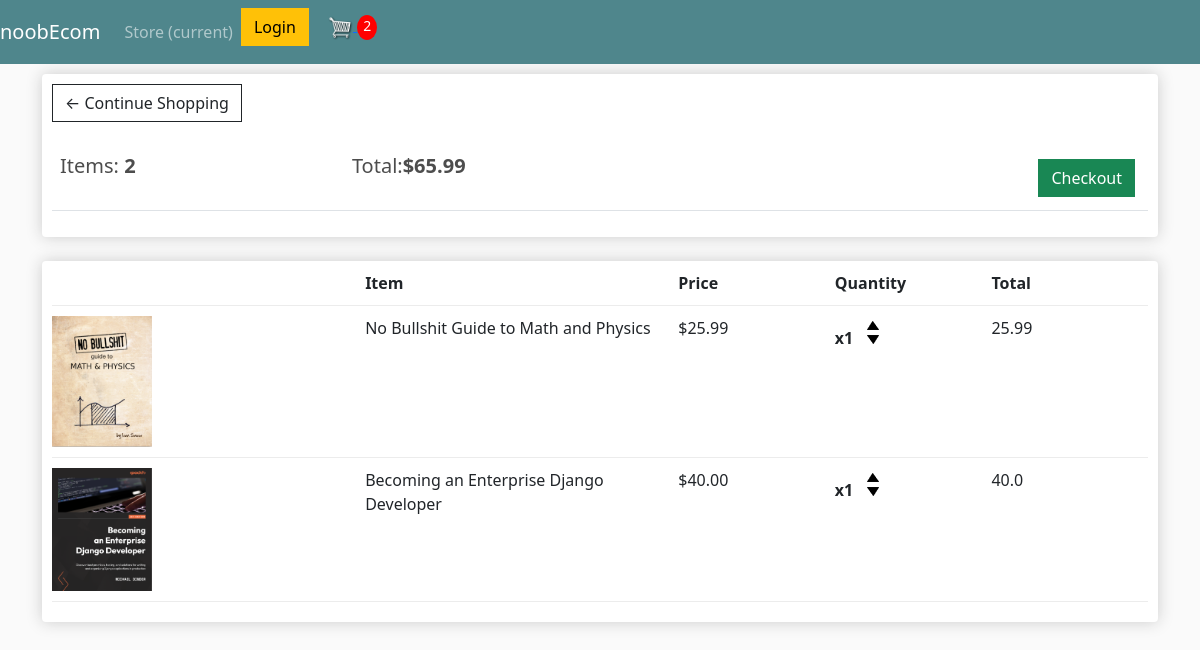
The app's page /cart/ (signed in), older data.
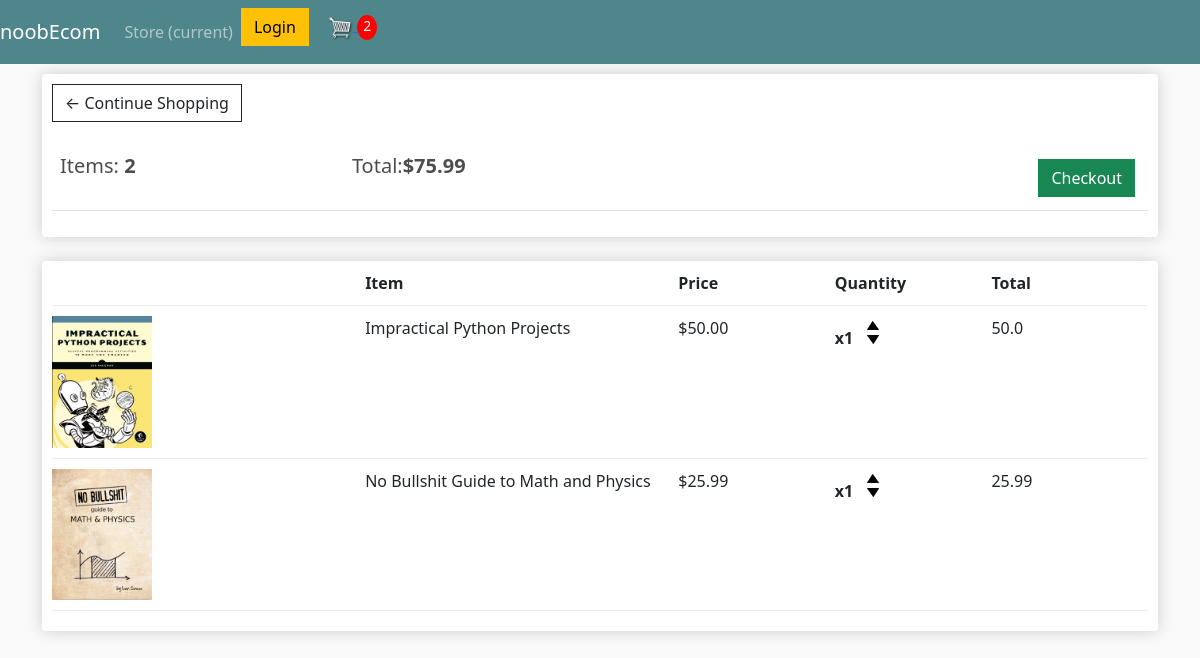
The same page, newer data.
### store/models.py (models this page shows, shortened)
class Order(models.Model):
    customer = models.ForeignKey(Customer, on_delete=models.SET_NULL, null=True, blank=True)
    date_ordered = models.DateTimeField(auto_now_add=True)
    complete = models.BooleanField(default=False)
    transaction_id = models.CharField(max_length=100, null=True)
    @property
    def get_cart_total(self):
        orderitems = self.orderitem_set.all()
        total = sum([item.get_total for item in orderitems])
        return total
    @property
    def get_cart_items(self):
        orderitems = self.orderitem_set.all()
        total = sum([item.quantity for item in orderitems])
        return total

class OrderItem(models.Model):
    product = models.ForeignKey(Product, on_delete=models.SET_NULL, null=True)
    order = models.ForeignKey(Order, on_delete=models.SET_NULL, null=True)
    quantity = models.IntegerField(default=0, null=True, blank=True)
    date_added = models.DateTimeField(auto_now_add=True)
    @property
    def get_total(self):
        total = self.product.price * self.quantity
        return total

class Product(models.Model):
    name = models.CharField(max_length=200)
    price = models.FloatField()
    digital = models.BooleanField(default=False, null=True, blank=True)
    image = models.ImageField(null=True, blank=True)
    @property
    def imageURL(self):
        try:
            url = self.image.url
        except Exception:
            url = ''
        return url

### store/views.py (the view)
# urls.py: path('cart/', views.cart, name='cart'),
def cart(request):
    if request.user.is_authenticated:
        customer = request.user.customer
        order, created = Order.objects.get_or_create(customer=customer, complete=False)
        items = order.orderitem_set.all()
        cartItems = order.get_cart_items
        print('authenticated', items)
    else:
        print('not authenticated')
        items = []
        order = {'get_cart_total':0, 'get_cart_items':0, 'shipping':False}
        cartItems = order['get_cart_items']
    context = {'items':items, 'order':order, 'cartItems':cartItems}
    return render(request, 'store/cart.html', context)

### store/templates/store/cart.html
{% extends 'store/main.html' %}
{% load static %}
{% block content %}
    <div class="row">
        <div class="col-lg-12">
            <div class="box-element">
                <a class="btn btn-outline-dark" href="{% url 'store' %}">&#x2190; Continue Shopping</a>
                <br>
                <br>
                <table class="table">
					<tr>
						<th><h5>Items: <strong>{{order.get_cart_items}}</strong></h5></th>
						<th><h5>Total:<strong>${{order.get_cart_total}}</strong></h5></th>
						<th>
							<a  style="float:right; margin:5px;" class="btn btn-success" href="{% url 'checkout' %}">Checkout</a>
						</th>
					</tr>
				</table>
            </div>
            <br>
            <div class="box-element">
                <div class="cart-row">
                    <div style="flex:2"></div>
					<div style="flex:2"><strong>Item</strong></div>
					<div style="flex:1"><strong>Price</strong></div>
					<div style="flex:1"><strong>Quantity</strong></div>
					<div style="flex:1"><strong>Total</strong></div>
                </div>
				{% for item in items %}
                <div class="cart-row">
					<div style="flex:2"><img class="row-image" src="{{item.product.imageURL}}"></div>
					<div style="flex:2"><p>{{item.product.name}}</p></div>
					<div style="flex:1"><p>${{item.product.price|floatformat:2}}</p></div>
					<div style="flex:1">
						<p class="quantity">x{{item.quantity}}</p>
						<div class="quantity">
							<img data-product="{{item.product.id}}" data-action="add" class="chg-quantity update-cart" src="{% static  'images/arrow-up.png' %}">
							<img data-product="{{item.product.id}}" data-action="remove" class="chg-quantity update-cart" src="{% static  'images/arrow-down.png' %}">
						</div>
					</div>
					<div style="flex:1">{{item.get_total}}</div>
				</div>
				{% endfor %}
            </div>
        </div>
    </div>
{% endblock content %}

### store/templates/store/main.html (shortened to what this page needs)
<!DOCTYPE html>
{% load static %}
<html>
<head>
    <link href="https://cdn.jsdelivr.net/npm/bootstrap@5.3.0-alpha1/dist/css/bootstrap.min.css" rel="stylesheet">
    <link rel="stylesheet" type="text/css" href="{% static 'css/main.css' %}">
</head>
<body>
    <nav class="navbar navbar-expand-lg navbar-dark bg-dark">
        <a class="navbar-brand" href="{% url 'store' %}">noobEcom</a>
        <div class="collapse navbar-collapse" id="navbarSupportedContent">
          <ul class="navbar-nav mr-auto">
            <li class="nav-item active">
              <a class="nav-link" href="{% url 'store' %}">Store <span class="sr-only">(current)</span></a>
            </li>
          </ul>
          <div class="form-inline my-2 my-lg-0">
            <a href="#" class="btn btn-warning">Login</a>
            <a href="{% url 'cart' %}">
                <img id="cart-icon" src="{% static 'images/cart.png' %}">
            </a>
            <p id="cart-total">{{cartItems}}</p>
          </div>
        </div>
      </nav>
        <div class="container">
            {% block content %}
            {% endblock content %}
        </div>
</body>
</html>

### static/css/main.css (style rules this page uses)
body { background-color: hsl(0, 0%, 98%); }
h1,h2,h3,h4,h5,h6 { color:hsl(0, 0%, 30%); }
.box-element { box-shadow:hsl(0, 0%, 80%) 0 0 16px; background-color: #fff; border-radius: 4px; padding: 10px; }
.bg-dark { background-color: #4f868c!important; }
#cart-icon { width:25px; display: inline-block; margin-left: 15px; }
#cart-total { display: inline-block; text-align: center; color:#fff; background-color: red; width: 20px; height: 25px; border-radius: 50%; font-size: 14px; }
.col-lg-4, .col-lg-6, .col-lg-8, .col-lg-12 { margin-top: 10px; }
.btn { border-radius: 0; }
.row-image { width: 100px; }
.cart-row { display: flex; align-items: flex-stretch; padding-bottom: 10px; margin-bottom: 10px; border-bottom: 1px solid #ececec; }
.quantity { display: inline-block; font-weight: 700; padding-right:10px; }
.chg-quantity { width: 12px; cursor: pointer; display: block; margin-top: 5px; transition:.1s; }

Row changes from the older to the newer data that the page shows:
removed OrderItem: product.imageURL (picture), product.name "Becoming an Enterprise Django Developer", product.price "40.00", quantity "1", get_total "40.0"
computed for Order: get_cart_total "65.99" → "75.99"
added OrderItem: product.imageURL (picture), product.name "Impractical Python Projects", product.price "50.00", quantity "1", get_total "50.0"
